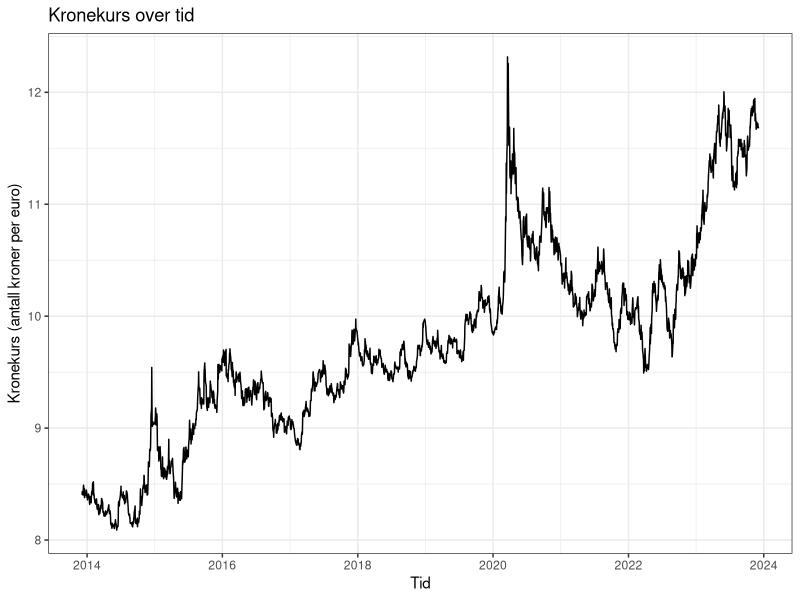
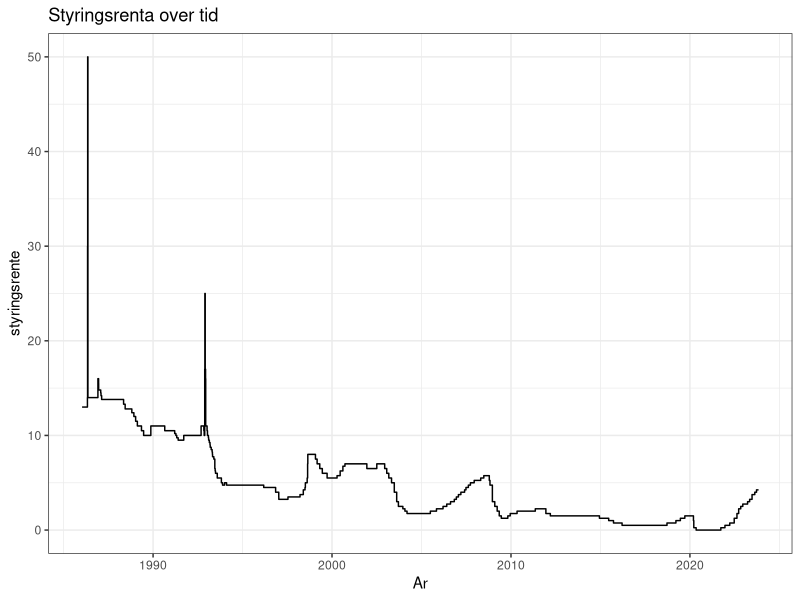
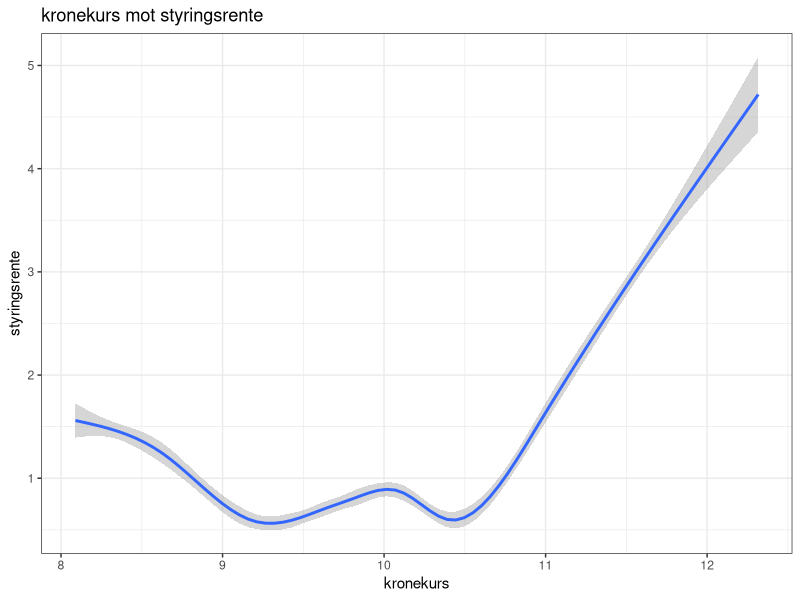
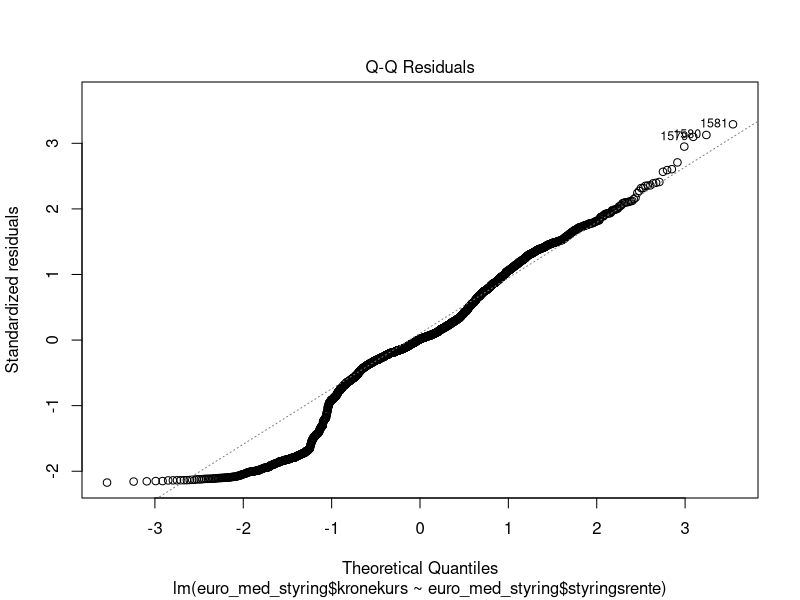
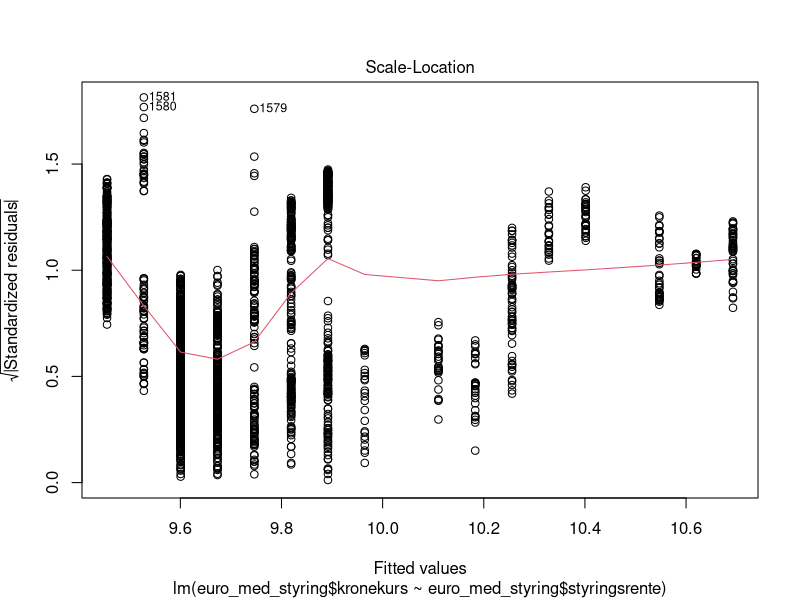

Write the R code that produced these figures, in order.
## ---- chunk 1


#| echo: false

library(tidyverse)
library(readxl)


## ---- chunk 2



theme_set(theme_bw()) #setter temaet som sort-hvitt globalt
euro <- read_csv("euro.csv")  #dette er relevante variabler for senere, så vi plassere det i modertibbelen

tidsserie <- euro |>
  ggplot(aes(x = t, y = rate)) + 
  geom_line() +
  labs(x = "Tid", y = "Kronekurs (antall kroner per euro)", title = "Kronekurs over tid")

tidsserie



## ---- chunk 3

monthly <- euro |>
  mutate(month = month(t), year = year(t))|>
  summarise(kurs = mean(rate),.by = c(month, year))


print(monthly)

## ---- chunk 4

hoy_lav <- euro |>
  mutate(month = month(t), year = year(t))|>
  summarise(hoyest = max(rate), lavest = min(rate), .by = year)|>
  filter(between(year,2014,2022))


print(hoy_lav)
  
## ---- chunk 5

nb_rates <- read_excel("nb_rates.xlsx") |>
  rename(t = date)#bytter navn på kolonnen, slik at euro og kronekursen kan slås sammen

nb_plot <- nb_rates |>
  ggplot(aes(x = t, y = policy_rate)) +
  geom_step() + #geomertri som får frem at dette er diskret
  labs(x = "Ar", y = "styringsrente", title = "Styringsrenta over tid")

nb_plot

## ---- chunk 6


euro_med_styring <- euro |>
  left_join(nb_rates)|>
  fill(policy_rate, .direction = "down") |>#fyller datasettet nedover med observert data
  rename(kronekurs = rate, styringsrente = policy_rate)



kor <- euro_med_styring |>
  ggplot(aes(x = kronekurs, y = styringsrente)) + 
  geom_smooth() + 
  labs(title = "kronekurs mot styringsrente")


kor

model <- lm(euro_med_styring$kronekurs ~ euro_med_styring$styringsrente)
summary(model)


## ---- chunk 7
#| input: false
plot(model, which = 2)
## ---- chunk 8
#| input: false
plot(model, which = 3)
